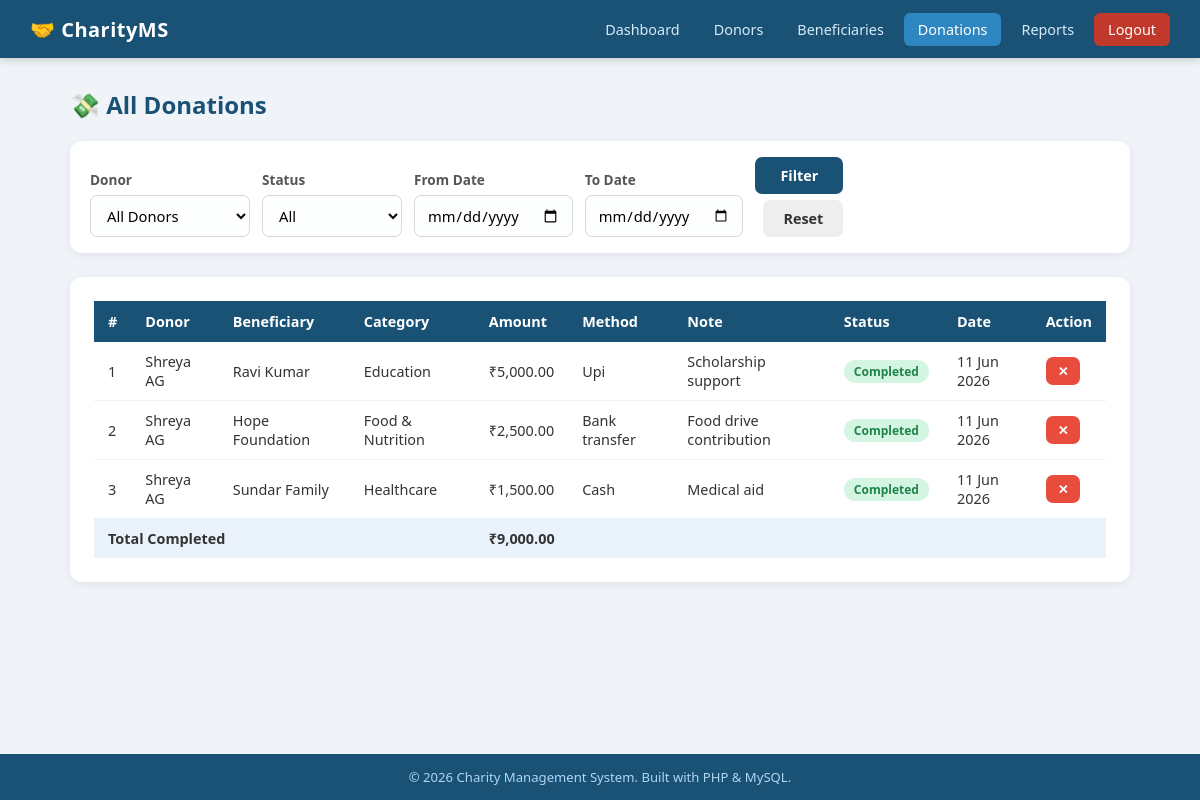
The page /admin/donations.php (signed in) on the database its author committed.
### tables this page shows
CREATE TABLE IF NOT EXISTS donations (
    id INT AUTO_INCREMENT PRIMARY KEY,
    donor_id INT NOT NULL,
    category_id INT,
    beneficiary_id INT,
    amount DECIMAL(10,2) NOT NULL,
    payment_method ENUM('cash','bank_transfer','upi','cheque') DEFAULT 'cash',
    status ENUM('pending','completed','cancelled') DEFAULT 'completed',
    note TEXT,
    donated_at TIMESTAMP DEFAULT CURRENT_TIMESTAMP,
    FOREIGN KEY (donor_id) REFERENCES donors(id) ON DELETE CASCADE,
    FOREIGN KEY (category_id) REFERENCES categories(id) ON DELETE SET NULL,
    FOREIGN KEY (beneficiary_id) REFERENCES beneficiaries(id) ON DELETE SET NULL
);

CREATE TABLE IF NOT EXISTS donors (
    id INT AUTO_INCREMENT PRIMARY KEY,
    name VARCHAR(100) NOT NULL,
    email VARCHAR(100) UNIQUE NOT NULL,
    password VARCHAR(255) NOT NULL,
    phone VARCHAR(15),
    address TEXT,
    created_at TIMESTAMP DEFAULT CURRENT_TIMESTAMP
);

CREATE TABLE IF NOT EXISTS beneficiaries (
    id INT AUTO_INCREMENT PRIMARY KEY,
    name VARCHAR(100) NOT NULL,
    category ENUM('individual','family','organization') DEFAULT 'individual',
    description TEXT,
    contact VARCHAR(100),
    address TEXT,
    status ENUM('active','inactive') DEFAULT 'active',
    created_at TIMESTAMP DEFAULT CURRENT_TIMESTAMP
);

CREATE TABLE IF NOT EXISTS categories (
    id INT AUTO_INCREMENT PRIMARY KEY,
    name VARCHAR(100) NOT NULL,
    description TEXT
);

### includes/config.php (called while the page is built, shortened)
<?php
function formatCurrency($amount) {
    return '₹' . number_format($amount, 2);
}
?>

### admin/donations.php (the view, shortened to what this page needs)
<?php
require_once '../includes/config.php';
$where = "1=1";
$donations = $conn->query("
    SELECT d.*, dn.name as donor_name, b.name as beneficiary_name, c.name as cat_name
    FROM donations d
    JOIN donors dn ON d.donor_id = dn.id
    LEFT JOIN beneficiaries b ON d.beneficiary_id = b.id
    LEFT JOIN categories c ON d.category_id = c.id
    WHERE $where
    ORDER BY d.donated_at DESC
");
include '../includes/header.php';
?>
<div class="page-title">💸 All Donations</div>
<div class="card" style="padding:16px 20px;">
    <form method="GET" style="display:flex;gap:12px;flex-wrap:wrap;align-items:flex-end;">
        <div class="form-group" style="min-width:160px;">
            <label>Donor</label>
            <select name="donor_id">
                <option value="">All Donors</option>
            </select>
        </div>
        <div class="form-group" style="min-width:140px;">
            <label>Status</label>
            <select name="status_filter">
                <option value="">All</option>
            </select>
        </div>
        <div class="form-group">
            <label>From Date</label>
            <input type="date" name="from" value="<?= htmlspecialchars($_GET['from'] ?? '') ?>">
        </div>
        <div class="form-group">
            <label>To Date</label>
            <input type="date" name="to" value="<?= htmlspecialchars($_GET['to'] ?? '') ?>">
        </div>
        <div class="form-group" style="justify-content:flex-end;">
            <button type="submit" class="btn btn-primary">Filter</button>
            <a href="donations.php" class="btn" style="background:#eee;color:#333;margin-left:8px;">Reset</a>
        </div>
    </form>
</div>
<div class="card">
    <div class="table-wrap">
        <table>
            <thead>
                <tr><th>#</th><th>Donor</th><th>Beneficiary</th><th>Category</th><th>Amount</th><th>Method</th><th>Note</th><th>Status</th><th>Date</th><th>Action</th></tr>
            </thead>
            <tbody>
                <?php
                $total = 0;
                while ($row = $donations->fetch_assoc()):
                    if ($row['status'] === 'completed') $total += $row['amount'];
                ?>
                <tr>
                    <td><?= $row['id'] ?></td>
                    <td><?= htmlspecialchars($row['donor_name']) ?></td>
                    <td><?= htmlspecialchars($row['beneficiary_name'] ?? '—') ?></td>
                    <td><?= htmlspecialchars($row['cat_name'] ?? '—') ?></td>
                    <td><?= formatCurrency($row['amount']) ?></td>
                    <td><?= ucfirst(str_replace('_', ' ', $row['payment_method'])) ?></td>
                    <td><?= htmlspecialchars($row['note'] ?? '—') ?></td>
                    <td>
                        <span class="badge badge-<?= $row['status'] === 'completed' ? 'success' : ($row['status'] === 'pending' ? 'warning' : 'danger') ?>">
                            <?= ucfirst($row['status']) ?>
                        </span>
                    </td>
                    <td><?= date('d M Y', strtotime($row['donated_at'])) ?></td>
                    <td>
                        <?php if ($row['status'] !== 'cancelled'): ?>
                            <a href="?id=<?= $row['id'] ?>&status=cancelled" class="btn btn-danger btn-sm confirm-delete">✕</a>
                        <?php endif; ?>
                    </td>
                </tr>
                <?php endwhile; ?>
            </tbody>
            <tfoot>
                <tr style="background:#eaf2fb;font-weight:700;">
                    <td colspan="4" style="padding:10px 14px;">Total Completed</td>
                    <td colspan="6" style="padding:10px 14px;"><?= formatCurrency($total) ?></td>
                </tr>
            </tfoot>
        </table>
    </div>
</div>
<?php include '../includes/footer.php'; ?>

### assets/css/style.css (style rules this page uses)
*, *::before, *::after { box-sizing: border-box; margin: 0; padding: 0; }
body { font-family: 'Segoe UI', Arial, sans-serif; background: #f0f4f8; color: #333; min-height: 100vh; display: flex; flex-direction: column; }
a { text-decoration: none; color: inherit; }
.page-title { font-size: 1.5rem; font-weight: 700; color: #1a5276; margin-bottom: 20px; display: flex; align-items: center; gap: 10px; }
.card { background: #fff; border-radius: 12px; padding: 24px; box-shadow: 0 2px 10px rgba(0,0,0,0.07); margin-bottom: 24px; }
.table-wrap { overflow-x: auto; }
table { width: 100%; border-collapse: collapse; font-size: 0.9rem; }
thead th { background: #1a5276; color: #fff; padding: 11px 14px; text-align: left; font-weight: 600; }
tbody tr { border-bottom: 1px solid #eaf2fb; }
tbody td { padding: 10px 14px; }
.form-group { display: flex; flex-direction: column; gap: 6px; }
label { font-size: 0.85rem; font-weight: 600; color: #555; }
input, select, textarea { padding: 9px 12px; border: 1.5px solid #d5d8dc; border-radius: 7px; font-size: 0.92rem; font-family: inherit; transition: border 0.2s; background: #fdfefe; }
.btn { display: inline-block; padding: 9px 20px; border-radius: 7px; border: none; cursor: pointer; font-size: 0.9rem; font-weight: 600; font-family: inherit; transition: opacity 0.2s, transform 0.1s; }
.btn-primary { background: #1a5276; color: #fff; }
.btn-danger { background: #e74c3c; color: #fff; }
.btn-sm { padding: 5px 12px; font-size: 0.8rem; }
.badge { display: inline-block; padding: 3px 10px; border-radius: 20px; font-size: 0.75rem; font-weight: 600; }
.badge-success { background: #d5f5e3; color: #1e8449; }

### rows shown on the page
donations: id "1", donor.name "Shreya AG", beneficiary.name "Ravi Kumar", category.name "Education", amount "₹5,000.00", payment_method "Upi", note "Scholarship support", status "Completed", donated_at "11 Jun 2026"
donations: id "2", donor.name "Shreya AG", beneficiary.name "Hope Foundation", category.name "Food & Nutrition", amount "₹2,500.00", payment_method "Bank transfer", note "Food drive contribution", status "Completed", donated_at "11 Jun 2026"
donations: id "3", donor.name "Shreya AG", beneficiary.name "Sundar Family", category.name "Healthcare", amount "₹1,500.00", payment_method "Cash", note "Medical aid", status "Completed", donated_at "11 Jun 2026"

### other values the page prints
formatCurrency($total) "₹9,000.00"
